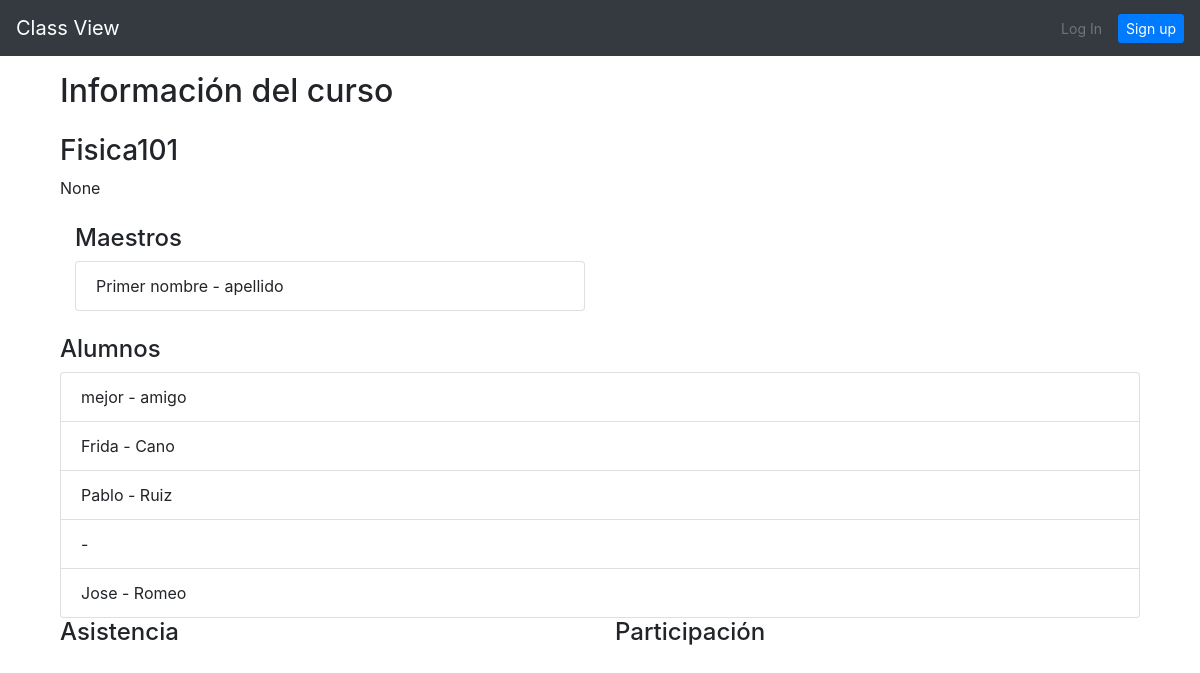
Page /dashboard/2/ on the committed database.
### classes/models.py (models this page shows, shortened)
class Course(models.Model):
    name = models.CharField(max_length=50)
    description = models.TextField(("Description"), blank=True, null=True, help_text=("Description"))

class CustomUser(AbstractUser):
    age = models.PositiveIntegerField(null=True, blank=True)
    degree = models.CharField(max_length=50, null=True, blank=True)
    semester = models.CharField(max_length=10, null=True, blank=True)
    courses = models.ManyToManyField(Course, related_name= 'courses')
    face_encoding = models.CharField(max_length=150, null=True, blank=True)
    photo = models.ImageField(upload_to='images/', null=True, blank=True)

### dashboard/views.py (the view)
# urls.py: path('<int:pk>/', CourseDetailView.as_view(), name='course_detail'),
class CourseDetailView(DetailView):
    model = Course
    template_name = 'course_detail.html'
    context_object_name = 'course_obj'
    def get_context_data(self, **kwargs):
        context = super().get_context_data(**kwargs)
        context['alumni_obj'] = CustomUser.objects.filter(courses=self.object, is_staff=False)
        context['attendance_obj'] = Attendance.objects.filter(course=self.object)
        context['participation_obj'] = Participation.objects.filter(course=self.object)
        context['teacher_obj'] = CustomUser.objects.filter(courses=self.object, is_staff=True)
        context['user_obj'] = self.request.user
        context['pk'] = self.object.id
        return context

### templates/course_detail.html (shortened to what this page needs)
{% extends 'base.html' %}
{% block content %}
    <div class="container">
        <div class="post-entry">
            <h2 class="mb-4"> Información del curso </h2>
            <h3>{{ course_obj.name }}</h3>
            <p class="mb-4">{{ course_obj.description }}</p>
            <div class="col-md-6">
                <h4> Maestros </h4>
                <ul class="list-group">
                    {% for i in teacher_obj %}
                        <li class="list-group-item">{{ i.first_name }} - {{ i.last_name }}</li>
                    {% endfor %}
                </ul>
            </div>
        </div>
            <div class="mt-4">
                <h4> Alumnos </h4>
                <ul class="list-group">
                    {% for alumni in alumni_obj %}
                        <li class="list-group-item">{{ alumni.first_name }} - {{ alumni.last_name }}</li>
                    {% endfor %}
                </ul>
            </div>
            <div class="row">
                <div class="col-md-6">
                    <h4> Asistencia </h4>
                </div>
                <div class="col-md-6">
                    <h4> Participación </h4>
                </div>
            </div>
        </div>
    </div>
{% endblock content %}

### rows in the picture
Course: name "Fisica101", description "None"
CustomUser: first_name "Primer nombre", last_name "apellido"
CustomUser: first_name "mejor", last_name "amigo"
CustomUser: first_name "Frida", last_name "Cano"
CustomUser: first_name "Pablo", last_name "Ruiz"
CustomUser: first_name "Jose", last_name "Romeo"
